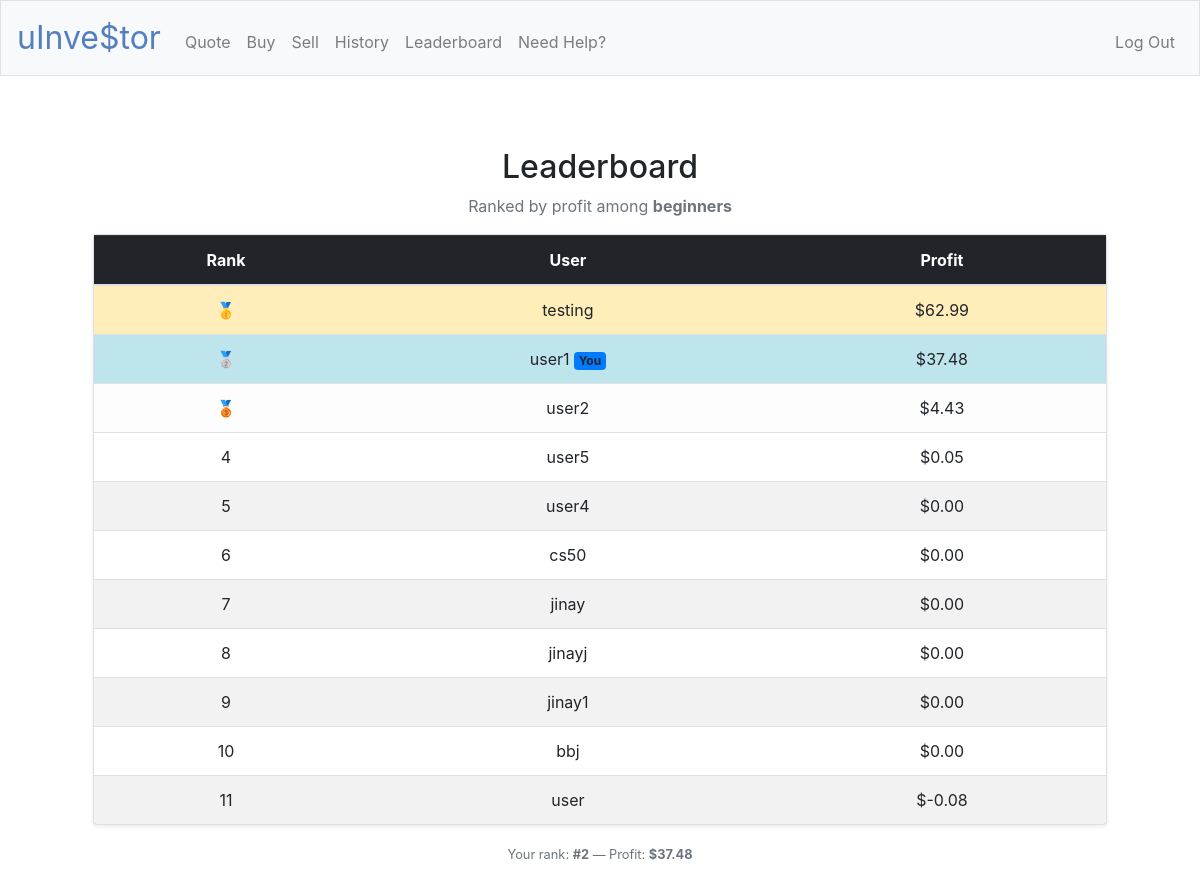
/leaderboard (signed in), run on the app's committed database.
### tables this page shows
CREATE TABLE 'users' ('id' INTEGER PRIMARY KEY AUTOINCREMENT NOT NULL, 'username' TEXT NOT NULL, 'hash' TEXT NOT NULL, 'cash' NUMERIC NOT NULL DEFAULT 10000.00 , experience TEXT);

### application.py (the view)
@app.route("/leaderboard")
@login_required
def leaderboard():
    leaderboard = []
    skill = execute(
        "SELECT experience FROM users WHERE id = :id",
        id=session["user_id"]
    )[0]["experience"]
    profits = execute("""
        SELECT
            users.id,
            users.username,
            COALESCE(leaderboard.profit, 0) AS profit
        FROM users
        LEFT JOIN leaderboard ON users.id = leaderboard.id
        WHERE users.experience = :e
        ORDER BY profit DESC
    """, e=skill)
    user_entry = None
    for i, p in enumerate(profits):
        entry = {
            "placement": i + 1,
            "username": p["username"],
            "profit": usd(p["profit"])
        }
        leaderboard.append(entry)
        if p["id"] == session["user_id"]:
            user_entry = entry
    return render_template(
        "leaderboard.html",
        profits=leaderboard,
        user=user_entry,
        skill=skill
    )

### application.py (called while the page is built)
@app.after_request
def after_request(response):
    response.headers["Cache-Control"] = "no-cache, no-store, must-revalidate"
    response.headers["Expires"] = 0
    response.headers["Pragma"] = "no-cache"
    return response

def get_db():
    conn = sqlite3.connect(DATABASE)
    conn.row_factory = sqlite3.Row
    return conn

def execute(query, **params):
    conn = get_db()
    cur = conn.cursor()
    cur.execute(query, params)
    if query.strip().upper().startswith("SELECT"):
        rows = cur.fetchall()
        conn.close()
        return [dict(row) for row in rows]
    conn.commit()
    conn.close()

### helpers.py (called while the page is built)
def login_required(f):
    @wraps(f)
    def decorated_function(*args, **kwargs):
        if session.get("user_id") is None:
            return redirect("/login")
        return f(*args, **kwargs)
    return decorated_function

def usd(value):
    return f"${value:,.2f}"

### templates/leaderboard.html (shortened to what this page needs)
{% extends "layout.html" %}
{% block main %}
<div class="container mt-4">
  <div class="text-center mb-3">
    <h2 class="fw-bold"> Leaderboard</h2>
    <p class="text-muted">
      Ranked by profit among <strong>{{ skill }}s</strong>
    </p>
  </div>
  <div class="card shadow-sm">
    <div class="card-body p-0">
      <table class="table table-hover table-striped mb-0 text-center align-middle">
        <thead class="table-dark">
          <tr>
            <th scope="col">Rank</th>
            <th scope="col">User</th>
            <th scope="col">Profit</th>
          </tr>
        </thead>
        <tbody>
          {% for profit in profits %}
          <tr
            class="
              {% if profit.username == user.username %}table-info fw-semibold{% endif %}
              {% if profit.placement == 1 %}table-warning{% endif %}
              {% if profit.placement == 2 %}table-secondary{% endif %}
              {% if profit.placement == 3 %}table-light{% endif %}
            "
          >
            <td class="fw-bold">
              {% if profit.placement == 1 %}🥇
              {% elif profit.placement == 2 %}🥈
              {% elif profit.placement == 3 %}🥉
              {% else %}{{ profit.placement }}
              {% endif %}
            </td>
            <td>
              {{ profit.username }}
              {% if profit.username == user.username %}
                <span class="badge bg-primary ms-2">You</span>
              {% endif %}
            </td>
            <td class="fw-semibold">
              {{ profit.profit }}
            </td>
          </tr>
          {% endfor %}
        </tbody>
      </table>
    </div>
  </div>
  <div class="text-center mt-3">
    <small class="text-muted">
      Your rank: <strong>#{{ user.placement }}</strong> — Profit: <strong>{{ user.profit }}</strong>
    </small>
  </div>
</div>
{% endblock %}

### data on the page
users: experience "beginner", username "user1", shows "You", profit "$37.48"
users: username "testing", profit "$62.99"
users: username "user2", profit "$4.43"
users: placement "4", username "user5", profit "$0.05"
users: placement "5", username "user4", profit "$0.00"
users: placement "6", username "cs50", profit "$0.00"
users: placement "7", username "jinay", profit "$0.00"
users: placement "8", username "jinayj", profit "$0.00"
users: placement "9", username "jinay1", profit "$0.00"
users: placement "10", username "bbj", profit "$0.00"
users: placement "11", username "user", profit "$-0.08"

### other printed values
{{ user.placement }} "2"
{{ user.profit }} "$37.48"
